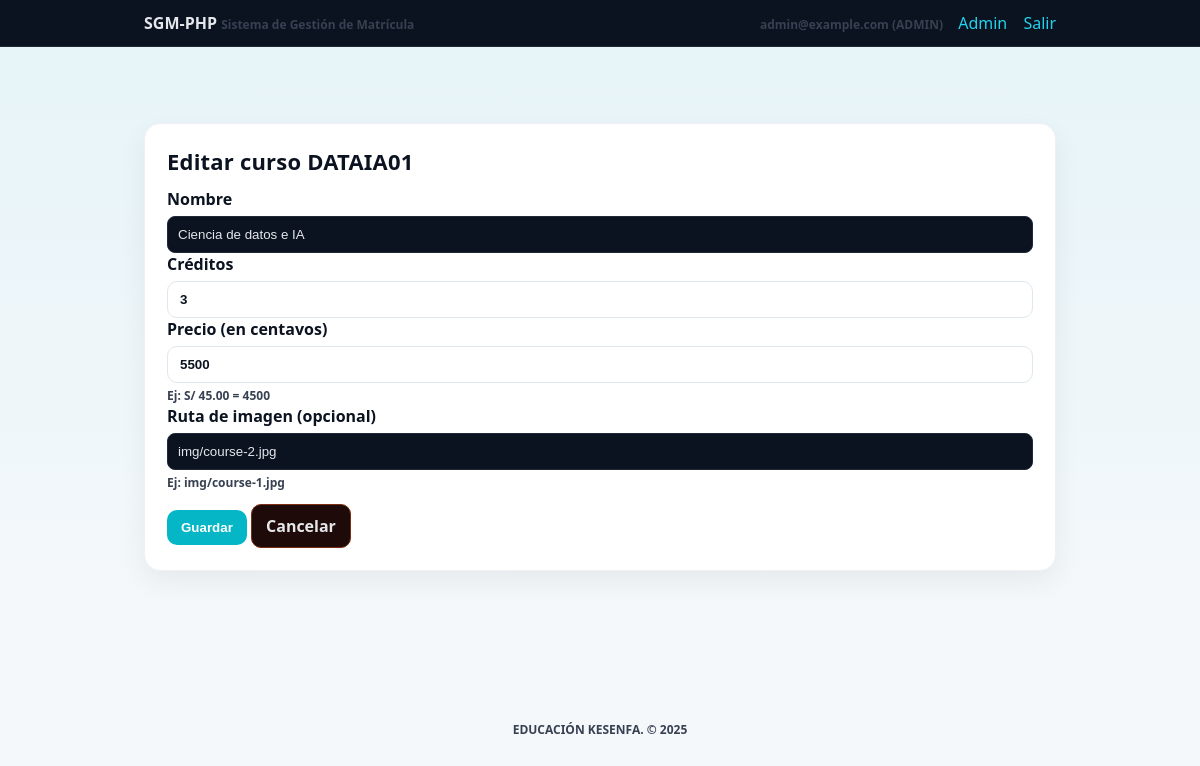
/mantenimiento/editar_curso.php?id=14 (signed in), run on the app's committed database.
### tables this page shows
CREATE TABLE `courses` (
  `id` int(10) UNSIGNED NOT NULL,
  `code` varchar(50) NOT NULL,
  `name` varchar(255) NOT NULL,
  `credits` int(11) NOT NULL,
  `price_cents` int(11) DEFAULT NULL,
  `image_path` varchar(255) DEFAULT NULL
);

### mantenimiento/editar_curso.php (the view, shortened to what this page needs)
<?php
$id = (int)($_GET['id'] ?? 0);
$pdo = db();
$stmt = $pdo->prepare("SELECT * FROM courses WHERE id=?");
$stmt->execute([$id]);
$course = $stmt->fetch(PDO::FETCH_ASSOC);
?>
<!DOCTYPE html>
<html lang="es">
<head>
  <link rel="stylesheet" href="../styles.css">
</head>
<body class="landing-dashboard">
<?php include __DIR__ . '/../partials/header.php'; ?>
<main class="dashboard-main">
  <div class="container">
    <div class="card">
      <h2>Editar curso <?= htmlspecialchars($course['code']) ?></h2>
      <form method="post">
        <label>Nombre</label>
        <input name="name" value="<?= htmlspecialchars($course['name']) ?>" required>
        <label>Créditos</label>
        <input type="number" name="credits" min="1" value="<?= (int)$course['credits'] ?>" required>
        <label>Precio (en centavos)</label>
        <input type="number" name="price_cents" min="0" value="<?= (int)$course['price_cents'] ?>" required>
        <small class="small">Ej: S/ 45.00 = 4500</small>
        <label>Ruta de imagen (opcional)</label>
        <input name="image_path" value="<?= htmlspecialchars($course['image_path'] ?? '') ?>">
        <small class="small">Ej: img/course-1.jpg</small>
        <div style="margin-top:12px;">
          <button class="btn btn-ok" type="submit">Guardar</button>
          <a class="btn btn-warn" href="cursos.php">Cancelar</a>
        </div>
      </form>
    </div>
  </div>
</main>
<?php include __DIR__ . '/../partials/footer.php'; ?>
</body>
</html>

### styles.css (style rules this page uses)
:root { --maxw:960px;--pad:16px;--radius:10px;--bg:#0f172a;--panel:#111827;--muted:#94a3b8;--accent:#22d3ee;--ok:#22c55e;--warn:#f59e0b;--err:#ef4444;--text:#e5e7eb }
* { box-sizing:border-box }
html,body { margin:0;padding:0;background:var(--bg);color:var(--text);font-family:system-ui,-apple-system,Segoe UI,Roboto,Inter,Arial,sans-serif }
a { color:var(--accent);text-decoration:none }
.container { max-width:var(--maxw);margin:0 auto;padding:24px }
.card { background:var(--panel);border:1px solid #1f2937;border-radius:var(--radius);padding:var(--pad);margin:12px 0 }
h1,h2,h3 { margin:0 0 12px 0 }
.btn { display:inline-block;padding:10px 14px;border-radius:8px;border:1px solid #1f2937;background:#0b1220;color:var(--text);cursor:pointer }
.btn-ok { border-color:#14532d;background:#0a1f14 }
.btn-warn { border-color:#7c2d12;background:#1f0a0a }
input,select { width:100%;padding:10px;border-radius:8px;border:1px solid #1f2937;background:#0b1220;color:var(--text) }
.small { font-size:12px;color:var(--muted) }
.landing-dashboard { background: #f5f8fb; min-height: 100vh; font-family: system-ui, Arial, sans-serif; }
.dashboard-main { padding: 40px 0 60px; background: linear-gradient(180deg, rgba(5,182,198,.06), rgba(5,182,198,0)); }
.landing-dashboard .card { background: #ffffff; border: 1px solid #eef2f7; border-radius: 16px; padding: 22px; box-shadow: 0 10px 28px rgba(0,0,0,.06); margin-bottom: 18px; }
.landing-dashboard h2 { color: #0b1320; font-size: 22px; margin-bottom: 12px; }
.landing-dashboard .btn, .landing-dashboard .btn-accent, .landing-dashboard .btn-ok { border-radius: 10px; font-weight: 800; padding: 10px 14px; }
.landing-dashboard .btn-accent, .landing-dashboard .btn-ok { background: #05b6c6 !important; color: white !important; border: none !important; }
.landing-dashboard .card h2, .landing-dashboard .card h3 { color: #0b1320 !important; font-weight: 800 !important; letter-spacing: .2px; }
.landing-dashboard .small { color: #374151 !important; font-weight: 600; opacity: 1 !important; }
.landing-dashboard select, .landing-dashboard input[type="time"], .landing-dashboard input[type="number"] { width:100%; padding:10px 12px; border-radius:10px; border:1px solid #dfe7ef; background:#fff; font-weight:600; color:#0b1320; }
.landing-dashboard label { font-weight:800; color:#0b1320; margin-bottom:6px; display:block; }

### data on the page
courses: code "DATAIA01", name "Ciencia de datos e IA", credits "3", price_cents "5500", image_path "img/course-2.jpg"

### other printed values
$userEmail "admin@example.com"
$userRole "ADMIN"
